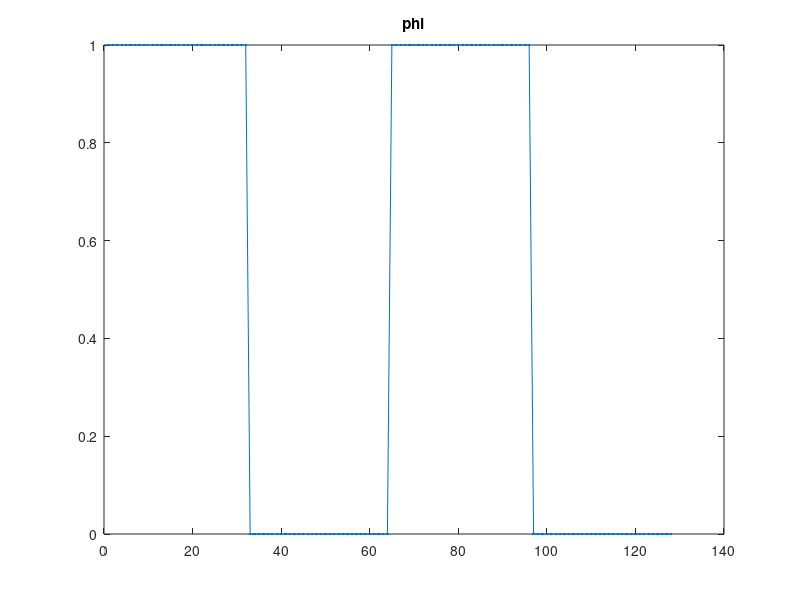

This figure's MATLAB source: (Note: this script raises an error after producing the figure.)
clear all; clc; close all

% Model Parameters
a     = 2;                % slope modification constant 1.9<a<2.3
kappa = 1/3;              % MUSCL interpolant parameter

% Switches
Slope_Mod = 1;            % 1 means on
BC        = 2;            % 1=reflection, 2=periodic
ic        = 2;            % 1=zero vel, 2=only u vel, 3=rotating
SCH       = 1;            % 1=LaxWnd, 2=MPDATA, 3=MUSCL

% Problem Parameters
nx = 64;                  % grid size
ny = 64;                  % grid size
n  = 64;                  % FIX THIS LATER!!!!!!!!!!!!!!
g  = 9.8;                 % gravitational constant
dt = 0.02;                % hardwired timestep
dx = 1.0;
dy = 1.0;
Cx = dt/dx;
Cy = dt/dy;

nplotstep = 8;            % plot interval

% Initialize graphics
% [surfplot,phiplot,heightplot,top] = initgraphics (n,nx,ny);

% Outer loop, restarts.

if ic == 1
    H = ones (n+4,n+4); U = zeros (n+4,n+4); V = zeros (n+4,n+4);
elseif ic == 2
    H = ones (n+4,n+4); U = ones  (n+4,n+4); V = zeros (n+4,n+4);
elseif ic == 3
    H = ones (n+4,n+4); U = ones (n+4,n+4); V = zeros (n+4,n+4);
    U (3:n+2,3:n+2) = sqrt(X.^2./Y.^2); V (3:n+2,3:n+2) = Y./X;
end
phi          = zeros (n+4,n+4);
phi(1:n/2+2,:) = 1;
nstep = 0;

i = 3:n+2; j = 3:n+2;
plot1(1:length(j)  ,1) = phi(j,34);
if BC == 2, plot1(length(j)+j-2,1) = phi(j,34); end
figure(1),plot(plot1,'.-') , title('phi')

% Main loop
while nstep < 10000000
    nstep = nstep + 1;
    
    if BC == 1 % Boundary condition switch
        phi (:,2  ) = phi (:,3  );
        phi (:,n+3) = phi (:,n+2);
        phi (2  ,:) = phi (3  ,:);
        phi (n+3,:) = phi (n+2,:);
        
        phi (:,1  ) = phi (:,2  );
        phi (:,n+4) = phi (:,n+3);
        phi (1  ,:) = phi (2  ,:);
        phi (n+4,:) = phi (n+3,:);
    elseif BC == 2
        % Periodic boundary conditions
        phi = Periodic_BCx(phi, nx);
        phi = Periodic_BCy(phi, ny);
    end
    
    if SCH == 1
        % First half step
       % x direction
       i = 2:n+2;
       j = 2:n+1;
       
       % phi
       phix(i,j) = (phi(i+1,j+1) + phi(i,j+1))/2 - ...
           dt/(4*dx) * (U(i+1,j+1)./H(i+1,j+1)+U(i,j+1)./H(i,j+1)) .*...
           (phi(i+1,j+1)-phi(i,j+1));
       
       % height
       Hx (i,j) = (H (i+1,j+1)+H (i,j+1))/2 ...
           - dt/(2*dx)*(U (i+1,j+1)-U (i,j+1));
   
       % x momentum
       Ux (i,j) = (U (i+1,j+1)+U (i,j+1))/2 -  ...
           dt/(2*dx)*((U (i+1,j+1).^2./H(i+1,j+1) + g/2*H (i+1,j+1).^2) - ...
           (U (i,j+1).^2./H(i,j+1) + g/2*H (i,j+1).^2));
       
       % y momentum
       Vx (i,j) = (V (i+1,j+1)+V (i,j+1))/2 - ...
           dt/(2*dx)*((U (i+1,j+1).*V (i+1,j+1)./H(i+1,j+1)) - ...
           (U (i,j+1).*V (i,j+1)./H(i,j+1)));
       
       % y direction
       i = 2:n+1;
       j = 2:n+2;
      
       % phi
       phiy(i,j) = (phi(i+1,j+1) + phi(i+1,j))/2 -...
           dt/(4*dy)*(V(i+1,j+1)./H(i+1,j+1)+V(i+1,j)./H(i+1,j)) .*...
           (phi(i+1,j+1)-phi(i+1,j));
       
       % height
       Hy (i,j) = (H (i+1,j+1)+H (i+1,j))/2 - dt/(2*dy)*(V (i+1,j+1)-V (i+1,j));
       
       % x momentum
       Uy (i,j) = (U (i+1,j+1)+U (i+1,j))/2 - ...
           dt/(2*dy)*((V (i+1,j+1).*U (i+1,j+1)./H(i+1,j+1)) - ...
           (V (i+1,j).*U (i+1,j)./H(i+1,j)));
       % y momentum
       Vy (i,j) = (V (i+1,j+1)+V (i+1,j))/2 - ...
           dt/(2*dy)*((V (i+1,j+1).^2./H(i+1,j+1) + g/2*H (i+1,j+1).^2) - ...
           (V (i+1,j).^2./H(i+1,j) + g/2*H (i+1,j).^2));
   
       % Second half step
       i = 3:n+2;
       j = 3:n+2;
       
       
       % concentration
       nuplusy  = abs(Vy(i-1,j  )./Hy(i-1,j  ))*Cy;
       nuplusx  = abs(Ux(i  ,j-1)./Hx(i  ,j-1))*Cx;
       numinusy = abs(Vy(i-1,j-1)./Hy(i-1,j-1))*Cy;
       numinusx = abs(Ux(i-1,j-1)./Hx(i-1,j-1))*Cx;

       phi (i,j) = phi (i,j) - (dt/(2*dx))*(Ux (i,j-1)./Hx(i,j-1)...
           + Ux (i-1,j-1)./Hx(i-1,j-1)) .* (phix(i,j-1)-phix(i-1,j-1))...
           - (dt/(2*dy))*(Vy (i-1,j)./Hy(i-1,j)...
           + Vy (i-1,j-1)./Hy(i-1,j-1)) .* (phiy(i-1,j)-phiy(i-1,j-1))...
           - wminusx(phi(:,:),i,j,numinusx,2).*(phi(i  ,j  )-phi(i-1,j  ))...
           + wplusx (phi(:,:),i,j,nuplusx ,2).*(phi(i+1,j  )-phi(i  ,j  ))...
           - wminusy(phi(:,:),i,j,numinusy,2).*(phi(i  ,j  )-phi(i  ,j-1))...
           + wplusy (phi(:,:),i,j,nuplusy ,2).*(phi(i  ,j+1)-phi(i  ,j  ));
    elseif SCH == 2
        U_halfp (i,j) = (U(i,j+1)./H(i,j+1) + U(i,j  )./H(i,j  ))*Cx/2;
        U_halfm (i,j) = (U(i,j  )./H(i,j  ) + U(i,j-1)./H(i,j-1))*Cx/2;
        V_halfp (i,j) = (V(i+1,j)./H(i+1,j) + V(i,j  )./H(i,j  ))*Cy/2;
        V_halfm (i,j) = (V(i,j  )./H(i,j  ) + V(i-1,j)./H(i-1,j))*Cy/2;
        
        phi_New (i,j) = phi(i,j) - (MPDATA(phi(i,j  ),phi(i,j+1),V_halfp(i,j))...
                                  - MPDATA(phi(i,j-1),phi(i,j  ),V_halfm(i,j)))...
                                 - (MPDATA(phi(i,j  ),phi(i+1,j),U_halfp(i,j))...
                                  - MPDATA(phi(i-1,j),phi(i,j  ),U_halfm(i,j)));
        
        if BC == 2
            phi_New = Periodic_BCx(phi_New, nx);
            phi_New = Periodic_BCy(phi_New, ny);
        end
        
        U_d_p   (i,j) = dt/dx*((abs(U_halfp(i,j))-U_halfp(i,j).^2).*...
            d_px(i,j  ,phi_New) - U_halfp(i,j).*V_halfp(i,j).*d_py(i,j  ,phi_New));
        U_d_m   (i,j) = dt/dx*((abs(U_halfm(i,j))-U_halfm(i,j).^2).*...
            d_px(i,j-1,phi_New) - U_halfm(i,j).*V_halfm(i,j).*d_py(i,j-1,phi_New));
        V_d_p   (i,j) = dt/dy*((abs(V_halfp(i,j))-V_halfp(i,j).^2).*...
            d_py(i  ,j,phi_New) - U_halfp(i,j).*V_halfp(i,j).*d_px(i  ,j,phi_New));
        V_d_m   (i,j) = dt/dy*((abs(V_halfm(i,j))-V_halfm(i,j).^2).*...
            d_py(i-1,j,phi_New) - U_halfm(i,j).*V_halfm(i,j).*d_px(i-1,j,phi_New));
        
        phi (i,j) = phi_New(i,j)...
            - (MPDATA(phi_New(i,j  ),phi_New(i,j+1),V_d_p(i,j))...
            -  MPDATA(phi_New(i,j-1),phi_New(i,j  ),V_d_m(i,j)))...
            - (MPDATA(phi_New(i,j  ),phi_New(i+1,j),U_d_p(i,j))...
            -  MPDATA(phi_New(i-1,j),phi_New(i,j  ),U_d_m(i,j)));
    elseif SCH == 3
        % phi
        Uxm = (U(i  ,j  )./H(i  ,j  ) + U(i-1,j  )./H(i-1,j  ))/2;
        Vym = (V(i  ,j  )./H(i  ,j  ) + V(i  ,j-1)./H(i  ,j-1))/2;
        Uxp = (U(i+1,j  )./H(i+1,j  ) + U(i  ,j  )./H(i  ,j  ))/2;
        Vyp = (V(i  ,j+1)./H(i  ,j+1) + V(i  ,j  )./H(i  ,j  ))/2;
        
        
        % X direction
        phixpL1 = phi(i  ,j) + 0.25*((1+kappa)*(phi(i+1,j)...
            - phi(i  ,j))+(1-kappa)*(phi(i  ,j)-phi(i-1,j)));
        phixpR1 = phi(i+1,j) - 0.25*((1+kappa)*(phi(i+1,j)...
            - phi(i  ,j))+(1-kappa)*(phi(i+2,j)-phi(i+1,j)));
        phixmL1 = phi(i-1,j) + 0.25*((1+kappa)*(phi(i  ,j)...
            - phi(i-1,j))+(1-kappa)*(phi(i-1,j)-phi(i-2,j)));
        phixmR1 = phi(i  ,j) - 0.25*((1+kappa)*(phi(i  ,j)...
            - phi(i-1,j))+(1-kappa)*(phi(i+1,j)-phi(i  ,j)));
        
        phixpL = phi(i,j) + minmod3(phixpL1 - phi(i,j),...
            phi(i+1,j)-phi(i,j),phi(i,j)-phi(i-1,j));
        phixpR = phi(i+1,j) - minmod3(phi(i+1,j)-phixpR1,...
            phi(i+1,j)-phi(i,j), phi(i+2,j)-phi(i+1,j));
        phixmL = phi(i-1,j) + minmod3(phixmL1 - phi(i-1,j),...
            phi(i,j)-phi(i-1,j),phi(i-1,j)-phi(i-2,j));
        phixmR = phi(i,j) - minmod3(phi(i,j)-phixmR1,...
            phi(i,j)-phi(i-1,j), phi(i+1,j)-phi(i,j));
        
        if Slope_Mod == 2 % Slope modification switch
            dphix = minmod(a*minmod(phixmR-phixmL,phixpR-phixpL),...
                minmod(phi(i+1,j)-phixpL,phixmR-phi(i-1,j)));
        else
            dphix = 0;
        end
        
        phixpL = phixpL + dphix;
        phixpR = phixpR - dphix;
        phixmL = phixmL + dphix;
        phixmR = phixmR - dphix;
        
        fxpL = Uxp.*phixpL;
        fxpR = Uxm.*phixpR;
        fxmL = Uxp.*phixmL;
        fxmR = Uxm.*phixmR;
        
        betap = max(max(Uxp, Uxp), eps);
        betam = max(max(Uxm, Uxm), eps);
        
        fxp = 0.5*(fxpL + fxpR  - betap.*(phixpR-phixpL));
        fxm = 0.5*(fxmL + fxmR  - betam.*(phixmR-phixmL));
        
        % Y direction
        phiypL1 = phi(i,j  ) + 0.25*((1+kappa)*(phi(i,j+1)...
            - phi(i,j  ))+(1-kappa)*(phi(i,j  )-phi(i,j-1)));
        phiypR1 = phi(i,j+1) - 0.25*((1+kappa)*(phi(i,j+1)...
            - phi(i,j  ))+(1-kappa)*(phi(i,j+2)-phi(i,j+1)));
        phiymL1 = phi(i,j-1) + 0.25*((1+kappa)*(phi(i,j  )...
            - phi(i,j-1))+(1-kappa)*(phi(i,j-1)-phi(i,j-2)));
        phiymR1 = phi(i,j  ) - 0.25*((1+kappa)*(phi(i,j  )...
            - phi(i,j-1))+(1-kappa)*(phi(i,j+1)-phi(i,j  )));
        
        phiypL = phi(i,j) + minmod3(phiypL1 - phi(i,j),...
            phi(i,j+1)-phi(i,j),phi(i,j)-phi(i,j-1));
        phiypR = phi(i,j+1) - minmod3(phi(i,j+1)-phiypR1,...
            phi(i,j+1)-phi(i,j), phi(i,j+2)-phi(i,j+1));
        phiymL = phi(i,j-1) + minmod3(phiymL1 - phi(i,j-1),...
            phi(i,j)-phi(i,j-1),phi(i,j-1)-phi(i,j-2));
        phiymR = phi(i,j) - minmod3(phi(i,j)-phiymR1,...
            phi(i,j)-phi(i,j-1), phi(i,j+1)-phi(i,j));
        
        if Slope_Mod % Slope Modification switch
            dphiy = minmod(a*minmod(phiymR-phiymL,phiypR-phiypL),...
                minmod(phi(i,j+1)-phiypL,phiymR-phi(i,j-1)));
        else
            dphiy = 0;
        end
        
        phiypL = phiypL + dphiy;
        phiypR = phiypR - dphiy;
        phiymL = phiymL + dphiy;
        phiymR = phiymR - dphiy;
        
        fypL = Vyp.*phiypL;
        fypR = Vym.*phiypR;
        fymL = Vyp.*phiymL;
        fymR = Vym.*phiymR;
        
        betap = max(max(Vyp, Vyp), eps);
        betam = max(max(Vym, Vym), eps);
        
        fyp = 0.5*(fypL + fypR  - betap.*(phiypR-phiypL));
        fym = 0.5*(fymL + fymR  - betam.*(phiymR-phiymL));
        
        % Integrate concentration
        phi(i,j) = phi(i,j) + Cx*(fxm - fxp)...
            + Cy*(fym - fyp);
    end
        
    % Update plot
    if mod (nstep,nplotstep) == 0
        plot1(1:length(j)  ,1) = phi(j,34);
        if BC == 2, plot1(length(j)+j-2,1) = phi(j,34); end

        figure(1),plot(plot1,'.-') , title('phi')
    end
%         if any (any (isnan (H))), break, end  % Unstable, restart
%         if any (any (isinf (H))), break, end  % Unstable, restart
%         if nstep>80, break, end
end